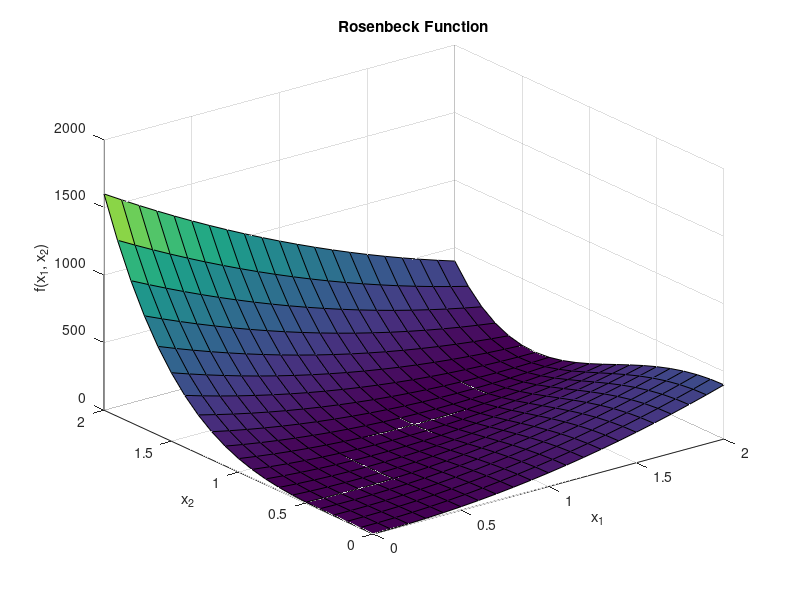

The MATLAB script that drew this image:
%Rosenbrock function
f = @(x_1, x_2) 100*(x_2 - x_1^2)^2 + (1 - x_1)^2;

% define some bounds to examine this function
a = 0;
b = 2;

% get even steps over this domain
x1 = [a:0.1:b];
x2 = [a:0.1:b];
% preallocate memory for f
f_x1x2 = zeros(length(x1), length(x2));

%analyse the function in this domain
for i=1:length(x1)
    for j=1:length(x2)
        f_x1x2(i, j) = f(x1(i), x2(j));
    end
end

%plot
surf(x1, x2, f_x1x2);
title('Rosenbeck Function')
xlabel('x_1')
ylabel('x_2')
zlabel('f(x_1, x_2)')

% to find minimiser, find where g(x) = 0
min = [1, 1];
% diff f in terms of each variable to get
g = {@(x) -400*x(1) * (x(2) - x(1)^2) - 2*(1 - x(1)); ...
    @(x) 200 * (x(2)- x(1)^2)};

H = {@(x) -400 * x(2) + 1200 * x(1)^2 + 2, @(x) 200; ...
    @(x) -400^x(1), @(x) 200};

g_min = zeros(size(g));
H_min = zeros(size(H));

loops=size(H);

% check the minimum point
for i=1:loops(1);
    g_min(i) = g{i}(min);
    for j=1:loops(2)
        H_min(i, j) = H{i, j}(min);
    end
end

% check we meet criteria
one = g_min(1);
two = g_min(2);
if one == 0 && two == 0
    disp('1st order criteria met')
end
det_1 = H_min(1,1);
det_2 = det(H_min);

if det_1 >= 0 && det_2 >= 0
    disp('2nd order criteria met')
end




